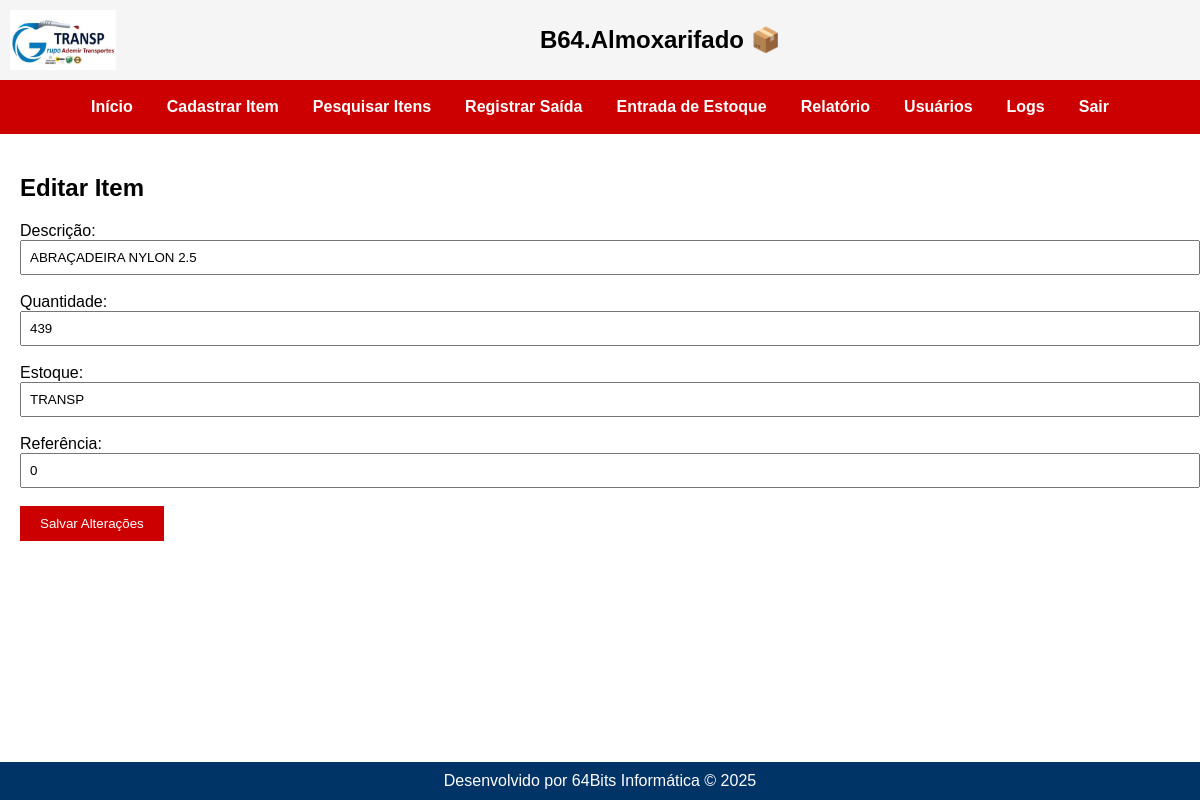
Page /itens/editar/75 (signed in) on the earlier database version.
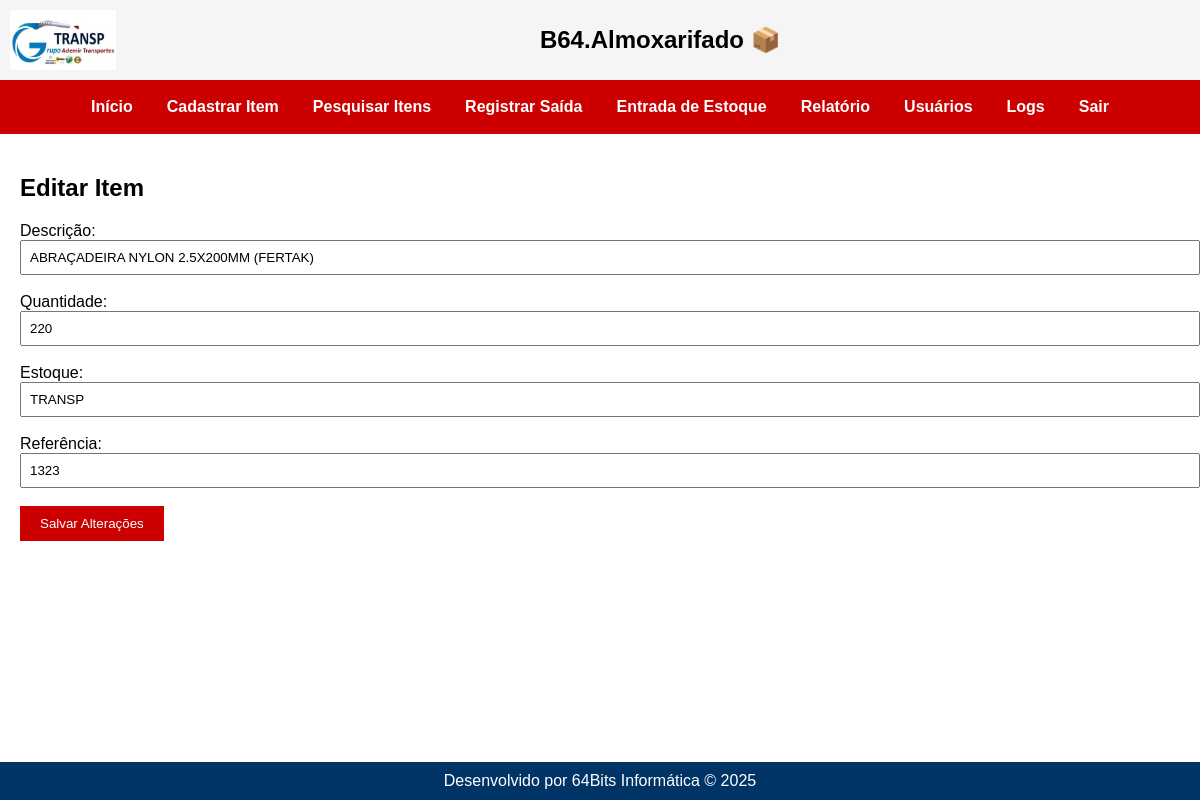
Same page on the later database version.
### tables this page shows
CREATE TABLE itens (
        id INTEGER PRIMARY KEY,
        descricao TEXT NOT NULL,
        quantidade INTEGER,
        estoque TEXT
    , referencia TEXT, categoria TEXT, unidade TEXT, minimo INTEGER, observacoes TEXT);

### routes/itens.py (the view, shortened to what this page needs)
@itens_bp.route('/editar/<int:id>', methods=['GET', 'POST'])
def editar_item(id):
    tipo = session.get('tipo')
    conn = conectar_db()
    cursor = conn.cursor()
    cursor.execute("SELECT * FROM itens WHERE id = ?", (id,))
    item = cursor.fetchone()
    if not item:
        flash("Item não encontrado.", "erro")
        conn.close()
        return redirect('/itens/pesquisar')
    conn.close()
    return render_template("editar_item.html", item=item)

### app.py (called while the page is built)
@app.before_request
def proteger_rotas():
    print(f"DEBUG - Endpoint acessado: {request.endpoint}")
    rotas_livres = [
        'auth.login',
        'static',
        'usuarios.cadastro_usuario',
    ]
    if 'usuario' not in session and request.endpoint not in rotas_livres:
        flash("Sua sessão expirou. Faça login novamente.", "erro")
        return redirect('/')

### models.py (called while the page is built)
def conectar_db():
    os.makedirs(os.path.dirname(DB_PATH), exist_ok=True)
    conn = sqlite3.connect(DB_PATH)
    conn.row_factory = sqlite3.Row
    return conn

### templates/editar_item.html (shortened to what this page needs)
{% extends 'base.html' %}
{% block conteudo %}
<h2>Editar Item</h2>
<form method="POST">
  <label>Descrição:</label><br>
  <input type="text" name="descricao" value="{{ item.descricao }}" style="width: 100%; padding: 8px;"><br><br>
  <label>Quantidade:</label><br>
  <input type="number" name="quantidade" value="{{ item.quantidade }}" style="width: 100%; padding: 8px;"><br><br>
  <label>Estoque:</label><br>
  <input type="text" name="estoque" value="{{ item.estoque }}" style="width: 100%; padding: 8px;"><br><br>
  <label>Referência:</label><br>
  <input type="text" name="referencia" value="{{ item.referencia }}" style="width: 100%; padding: 8px;"><br><br>
  <button type="submit" style="background-color: #cc0000; color: white; padding: 10px 20px; border: none;">Salvar Alterações</button>
</form>
{% endblock %}

Differences in the rows shown:
changed itens "TRANSP": descricao "ABRAÇADEIRA NYLON 2.5" → "ABRAÇADEIRA NYLON 2.5X200MM (FERTAK)"; quantidade "439" → "220"; referencia "0" → "1323"
